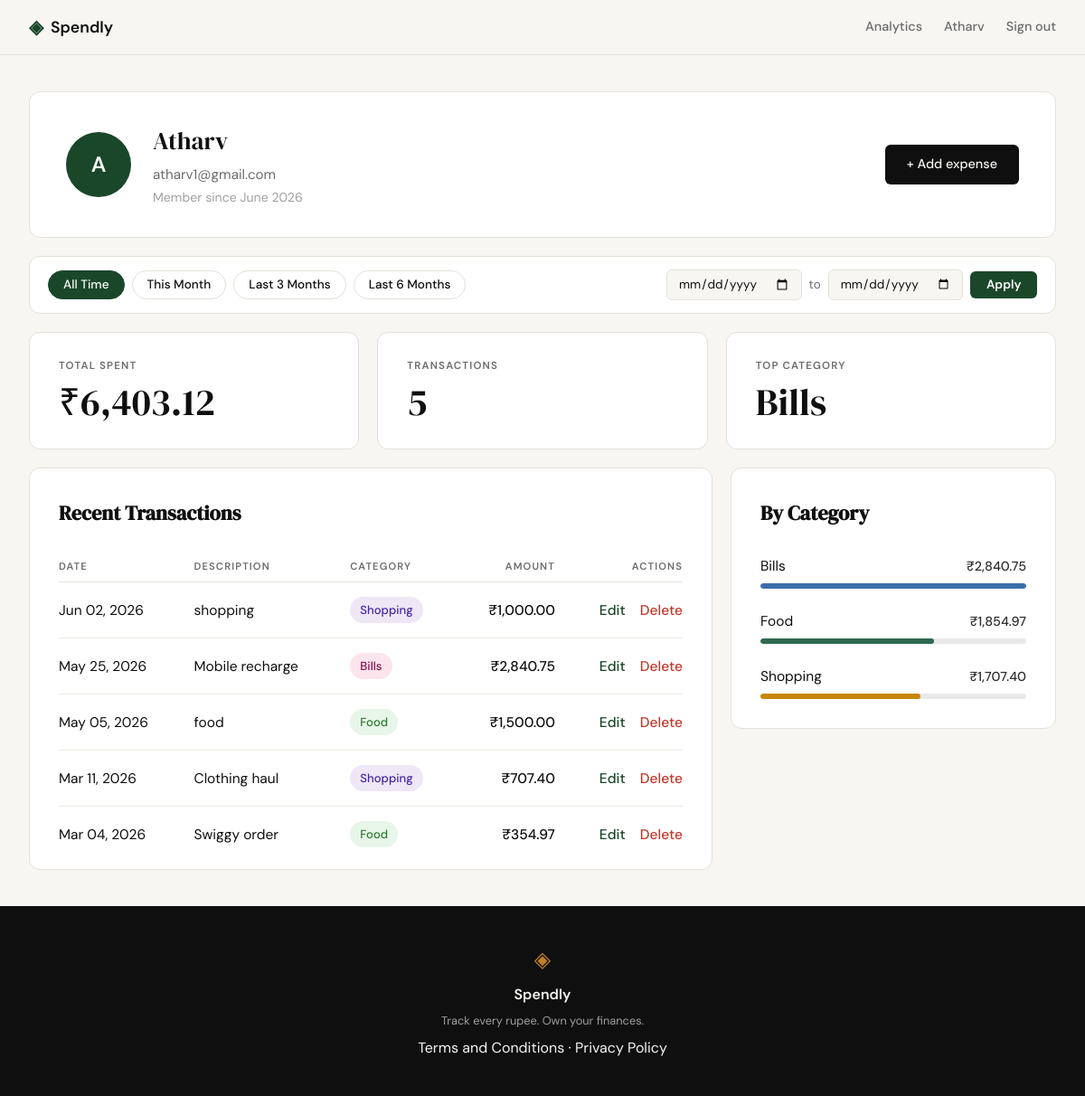
Page /profile (signed in) on the committed database.
### tables this page shows
CREATE TABLE users (
            id            INTEGER PRIMARY KEY AUTOINCREMENT,
            name          TEXT    NOT NULL,
            email         TEXT    UNIQUE NOT NULL,
            password_hash TEXT    NOT NULL,
            created_at    TEXT    DEFAULT (datetime('now'))
        );

CREATE TABLE expenses (
            id          INTEGER PRIMARY KEY AUTOINCREMENT,
            user_id     INTEGER NOT NULL REFERENCES users(id),
            amount      REAL    NOT NULL,
            category    TEXT    NOT NULL,
            date        TEXT    NOT NULL,
            description TEXT,
            created_at  TEXT    DEFAULT (datetime('now'))
        );

### app.py (the view)
@app.route("/profile")
def profile():
    if not session.get("user_id"):
        return redirect(url_for("login"))
    uid = session["user_id"]
    _date_re = re.compile(r"^\d{4}-\d{2}-\d{2}$")
    from_date = request.args.get("from", "").strip()
    to_date = request.args.get("to", "").strip()
    preset = request.args.get("preset", "").strip()
    if from_date and not _date_re.match(from_date):
        from_date = ""
    if to_date and not _date_re.match(to_date):
        to_date = ""
    if preset not in {"month", "3months", "6months"}:
        preset = ""
    if from_date and to_date and from_date > to_date:
        flash("'From' date must be on or before 'To' date.", "error")
        from_date = to_date = ""
    user = get_user_by_id(uid)
    stats = get_summary_stats(uid, from_date=from_date or None, to_date=to_date or None)
    expenses = get_recent_transactions(uid, from_date=from_date or None, to_date=to_date or None)
    category_totals = get_category_breakdown(uid, from_date=from_date or None, to_date=to_date or None)
    return render_template(
        "profile.html",
        user=user,
        expenses=expenses,
        total=stats["total_spent"],
        transaction_count=stats["transaction_count"],
        top_category=stats["top_category"],
        category_totals=category_totals,
        from_date=from_date,
        preset=preset,
        to_date=to_date,
    )

### app.py (called while the page is built)
@app.template_filter("fmt_date")
def fmt_date(value):
    try:
        return datetime.strptime(value[:10], "%Y-%m-%d").strftime("%b %d, %Y")
    except Exception:
        return value

@app.template_filter("initials")
def initials(name):
    return "".join(w[0] for w in name.split() if w).upper()

@app.template_filter("inr")
def inr(value):
    return "{:,.2f}".format(value)

@app.template_filter("member_since")
def member_since(value):
    try:
        return datetime.strptime(value[:10], "%Y-%m-%d").strftime("%B %Y")
    except Exception:
        return value

### database/db.py (called while the page is built)
def get_db():
    conn = sqlite3.connect(DB_PATH)
    conn.row_factory = sqlite3.Row
    conn.execute("PRAGMA foreign_keys = ON")
    return conn

### database/queries.py (called while the page is built)
def _date_filter(from_date, to_date):
    if from_date and to_date:
        return "AND date BETWEEN ? AND ?", (from_date, to_date)
    return "", ()

def get_user_by_id(user_id):
    conn = get_db()
    try:
        row = conn.execute("SELECT * FROM users WHERE id = ?", (user_id,)).fetchone()
        return dict(row) if row else None
    finally:
        conn.close()

def get_recent_transactions(user_id, limit=10, from_date=None, to_date=None):
    clause, params = _date_filter(from_date, to_date)
    conn = get_db()
    try:
        rows = conn.execute(
            f"SELECT id, date, description, category, amount FROM expenses "
            f"WHERE user_id = ? {clause} ORDER BY date DESC, id DESC LIMIT ?",
            (user_id, *params, limit),
        ).fetchall()
        return [dict(r) for r in rows]
    finally:
        conn.close()

def get_summary_stats(user_id, from_date=None, to_date=None):
    clause, params = _date_filter(from_date, to_date)
    conn = get_db()
    try:
        row = conn.execute(
            f"SELECT COALESCE(SUM(amount), 0) AS total_spent, COUNT(*) AS transaction_count, "
            f"(SELECT category FROM expenses WHERE user_id = ? {clause} "
            f"GROUP BY category ORDER BY SUM(amount) DESC LIMIT 1) AS top_category "
            f"FROM expenses WHERE user_id = ? {clause}",
            (user_id, *params, user_id, *params),
        ).fetchone()
        return {
            "total_spent": row["total_spent"],
            "transaction_count": row["transaction_count"],
            "top_category": row["top_category"] or "—",
        }
    finally:
        conn.close()

### templates/profile.html (shortened to what this page needs)
{% extends "base.html" %}
{% block content %}
<div class="profile-page">
    <div class="profile-card">
        <div class="avatar">
            {{ user.name | initials }}
        </div>
        <div class="profile-info">
            <h2>{{ user.name }}</h2>
            <p class="email">{{ user.email }}</p>
            <p class="member-since">Member since {{ user.created_at | member_since }}</p>
        </div>
        <a href="{{ url_for('add_expense') }}" class="btn-primary">+ Add expense</a>
    </div>
    <form class="date-filter" method="get" action="{{ url_for('profile') }}" id="filter-form">
        <div class="filter-presets">
            <button type="button" class="preset-btn {% if not from_date and not to_date %}active{% endif %}"
                    onclick="applyPreset('all')">All Time</button>
            <button type="button" class="preset-btn {% if preset == 'month' %}active{% endif %}"
                    onclick="applyPreset('month')">This Month</button>
            <button type="button" class="preset-btn {% if preset == '3months' %}active{% endif %}"
                    onclick="applyPreset('3months')">Last 3 Months</button>
            <button type="button" class="preset-btn {% if preset == '6months' %}active{% endif %}"
                    onclick="applyPreset('6months')">Last 6 Months</button>
        </div>
        <div class="filter-custom">
            <input type="date" id="from" name="from" value="{{ from_date or '' }}">
            <span class="filter-to-label">to</span>
            <input type="date" id="to" name="to" value="{{ to_date or '' }}">
            <button type="submit" class="filter-btn">Apply</button>
        </div>
    </form>
    <div class="stats-row">
        <div class="stat-card">
            <div class="stat-label">Total Spent</div>
            <div class="stat-value">₹{{ total | inr }}</div>
        </div>
        <div class="stat-card">
            <div class="stat-label">Transactions</div>
            <div class="stat-value">{{ transaction_count }}</div>
        </div>
        <div class="stat-card">
            <div class="stat-label">Top Category</div>
            <div class="stat-value">{{ top_category or "—" }}</div>
        </div>
    </div>
    <div class="bottom-row">
    <div class="transactions-card">
        <h3>Recent Transactions</h3>
        {% if expenses %}
        <table class="tx-table">
            <thead>
                <tr>
                    <th>Date</th>
                    <th>Description</th>
                    <th>Category</th>
                    <th class="th-right">Amount</th>
                    <th class="th-right">Actions</th>
                </tr>
            </thead>
            <tbody>
                {% for e in expenses %}
                <tr>
                    <td>{{ e.date | fmt_date }}</td>
                    <td>{{ e.description or "—" }}</td>
                    <td>
                        <span class="category-badge {{ e.category | lower }}">{{ e.category }}</span>
                    </td>
                    <td class="amount">₹{{ e.amount | inr }}</td>
                    <td class="th-right">
                        <div class="tx-actions">
                            <a href="{{ url_for('edit_expense', id=e.id) }}" class="tx-action-link">Edit</a>
                            <form method="post" action="{{ url_for('delete_expense', id=e.id) }}" class="tx-delete-form"
                                  onsubmit="return confirm('Delete this expense? This cannot be undone.');">
                                <button type="submit" class="tx-action-link tx-action-btn tx-action-danger">Delete</button>
                            </form>
                        </div>
                    </td>
                </tr>
                {% endfor %}
            </tbody>
        </table>
        {% else %}
        <p class="empty-state">No transactions yet.</p>
        {% endif %}
    </div>
    <div class="breakdown-card">
        <h3>By Category</h3>
        {% if category_totals %}
        {% set max_amt = category_totals[0][1] %}
        <div class="breakdown-list">
            {% for cat, amt in category_totals %}
            <div class="breakdown-row">
                <div class="breakdown-row-header">
                    <span class="cat-name">{{ cat }}</span>
                    <span class="breakdown-amount">₹{{ amt | inr }}</span>
                </div>
                <div class="breakdown-bar-track">
                    <div class="breakdown-bar {{ cat | lower }}" style="width: {{ (amt / max_amt * 100) | round(1) }}%"></div>
                </div>
            </div>
            {% endfor %}
        </div>
        {% else %}
        <p class="empty-state">No data yet.</p>
        {% endif %}
    </div>
    </div>
</div>
{% endblock %}

### templates/base.html (shortened to what this page needs)
<!DOCTYPE html>
<html lang="en">
<head>
    <link rel="stylesheet" href="{{ url_for('static', filename='css/style.css') }}">
</head>
<body>
    <nav class="navbar">
        <div class="nav-inner">
            <a href="{{ url_for('landing') }}" class="nav-brand">
                <span class="brand-icon">◈</span>
                <span class="brand-name">Spendly</span>
            </a>
            <div class="nav-links">
                {% if session.user_id %}
                    <a href="{{ url_for('analytics') }}" class="{% if request.endpoint == 'analytics' %}nav-active{% endif %}">Analytics</a>
                    <span class="nav-username">{{ session.user_name }}</span>
                    <a href="{{ url_for('logout') }}">Sign out</a>
                {% else %}
                    <a href="{{ url_for('login') }}">Sign in</a>
                    <a href="{{ url_for('register') }}" class="nav-cta">Get started</a>
                {% endif %}
            </div>
        </div>
    </nav>
    <main class="main-content">
        {% block content %}{% endblock %}
    </main>
    <footer class="footer">
        <div class="footer-inner">
            <span class="brand-icon">◈</span>
            <span class="footer-name">Spendly</span>
            <p class="footer-copy">Track every rupee. Own your finances.</p>
            <p><a href="{{ url_for('terms') }}">Terms and Conditions</a> · <a href="{{ url_for('privacy') }}">Privacy Policy</a></p>
        </div>
    </footer>
</body>
</html>

### rows in the picture
users: user_name "Atharv", name|initials "A", name "Atharv", email "atharv1@gmail.com", created_at|member_since "June 2026"
expenses: category "Bills", date|fmt_date "May 25, 2026", description "Mobile recharge", amount|inr "2,840.75", amount "2,840.75", {{ (amt / max_amt * 100) | round(1) }} 100.0 (drawn)
expenses: date|fmt_date "Jun 02, 2026", description "shopping", category "Shopping", amount|inr "1,000.00"
expenses: date|fmt_date "May 05, 2026", description "food", category "Food", amount|inr "1,500.00"
expenses: date|fmt_date "Mar 11, 2026", description "Clothing haul", category "Shopping", amount|inr "707.40"
expenses: date|fmt_date "Mar 04, 2026", description "Swiggy order", category "Food", amount|inr "354.97"

### other values in the picture
{{ total | inr }} "6,403.12"
{{ transaction_count }} "5"
{{ cat }} "Food" "Shopping"
{{ amt | inr }} "1,854.97" "1,707.40"
